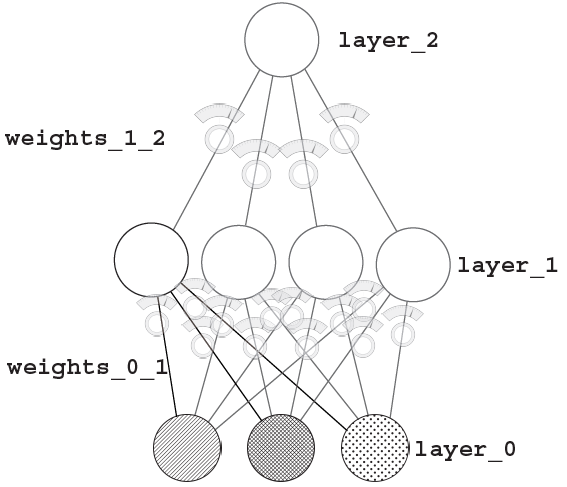
#> input picture red_multicapa_1.PNG, 567 x 487 px
$ jupyter execute '5.Correlación_y_Linealidad.ipynb'   (shell and % lines are left out)
#> lines starting #> are read from the running program, lines starting #| are printed output that depends on the picture
***

### **Importante**

- **Realice varios comentarios haciendo uso de una etiqueta html para darle color al comentario. Sin embargo, al subir mis notebooks a GITHUB las secciones donde realice los comentarios a color aparecen en blanco.**

- **El "Enable Scrolling for Outputs" no se respeta al subir este contenido a GITHUB, por lo tanto, la impresión de los datos puede ser larga.**

**Lo anterior no afecta en absoluto el contenido principal y el funcionamiento del documento, por lo que, si lo deseas, lo puedes ejecutar sin ningún problema en tu ordenador.**

***

[cell 1]
import numpy as np
import matplotlib.pyplot as plt

from PIL import Image

[cell 2]
Red_2_Capas = Image.open("red_multicapa_1.PNG").convert("RGB")
Red_2_Capas

Cada nodo en la primer capa (layer_1) tiene una cierta cantidad de correlación con el nodo en la capa previa (layer_0). Por ejemplo, si el peso que une a la primer nuerona de entrada con la primer neurona de la capa uno (laye_1), vale **1.0**, significa que la neurona de entrada influye en un **100%** sobre la primer neurona de la capa 1 y así sucesivamente, si el peso que une a estas dos neuronas valiese **1.3**, entonces la neurona de entrada influye en un **130%** sobre la primer neurona de la capa 1. Lo anterior, siempre y cuando los pesos restantes conectados a la primer neurona de la capa 1 valgan **0**. Si todos los pesos adiquieren distintos valores, la correlación que ejercen sobre la primer neurona se dividira entre estos.

**A continuación mostraremos "por qué" razón requirimos que nuestra red neuronal sea NO-LINEAL (Hasta el momento hemos hecho uso de redes neuronales LINEALES):**

Tenemos las siguientes operaciones:

a) **5 * 10 * 2 = 100 y 5 * 20 = 100**
b) **1 * 0.25 * 0.9 = 0.225 y 1 * 0.225 = 0.225**

Como se observa, en el inciso **a** ambas operaciones dan como resultado el número 100. Lo mismo ocurre con el inciso **b**.

Veamos las siguientes imagenes y veamos el porque de estas operaciones:

[cell 3]
red_1 = np.asarray(Image.open("red_multicapa_elementos.PNG").convert("RGB"))
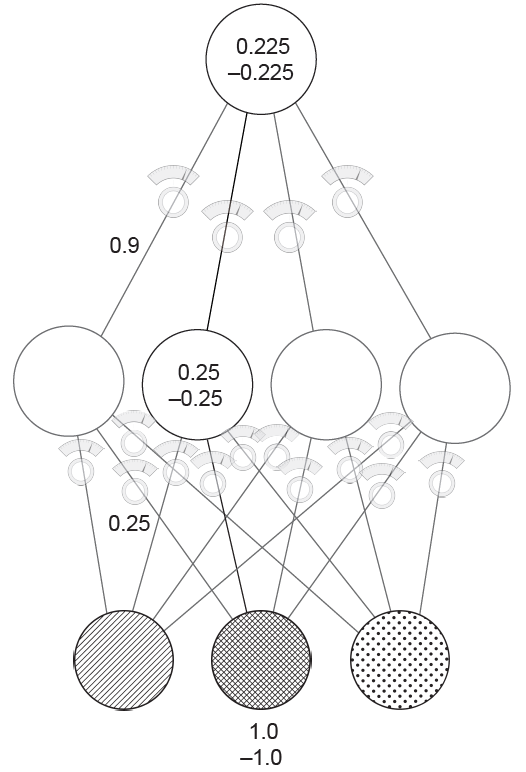
#> input picture red_multicapa_elementos.PNG, 526 x 772 px
red_2 = np.asarray(Image.open("red_tipo_perceptron.PNG").convert("RGB"))
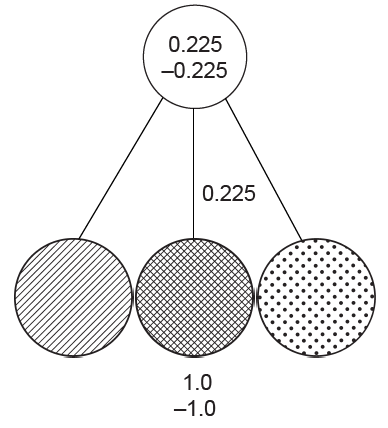
#> input picture red_tipo_perceptron.PNG, 388 x 428 px

fig, axes = plt.subplots(nrows=1, ncols=2, figsize=(20,10))
axes[0].axis("off")
axes[1].axis("off")

axes[0].imshow(red_1)
axes[1].imshow(red_2)

plt.show()
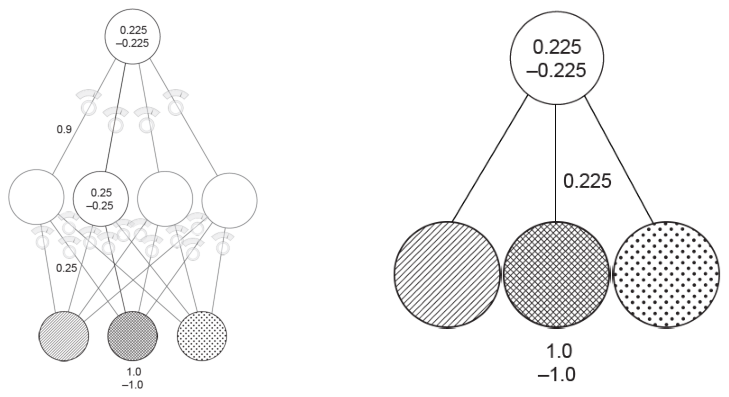
#> figure drawn by matplotlib, 2 panels
